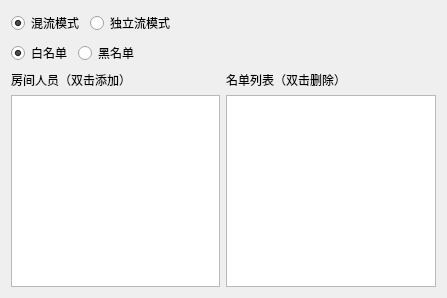
<?xml version="1.0" encoding="UTF-8"?>
<ui version="4.0">
 <class>DlgSubscribeAudio</class>
 <widget class="QDialog" name="DlgSubscribeAudio">
  <property name="geometry">
   <rect>
    <x>0</x>
    <y>0</y>
    <width>447</width>
    <height>298</height>
   </rect>
  </property>
  <property name="windowTitle">
   <string>音频订阅</string>
  </property>
  <property name="styleSheet">
   <string notr="true">#DlgNetCamera {
	background: rgb(255,255,255);
}
QComboBox {
	background: transparent;
	border: 1px solid rgb(221,221,221);
	border-radius: 4px;
	min-height: 30px;
	padding-left: 8px;
	padding-right: 8px;
}
QComboBox:hover {
	border-color:rgb(57,129,252);
}
QComboBox::drop-down {
	padding-top: 5px;
	image: url(:/Resources/dropDown.png);
}
QComboBox QAbstractItemView{
	margin-top:1;
	outline:0;	
	border:1px solid rgb(225,225,225);
	background-color:rgb(255,255,255);
	selection-background-color:rgb(80,145,255);
}
QComboBox QAbstractItemView::item{
	min-height:30px;
	max-height:30px;
}
QComboBox QAbstractItemView::item:hover{
    background-color:rgb(240,240,240);
	color:rgb(45,45,45);
}
QComboBox QAbstractItemView::item:selected{
    background-color:rgb(240,240,240);
	color:rgb(45,45,45);
}
QSlider {
	min-height: 20px;
	max-height: 20px;
	padding-left: 8px;
	padding-right: 8px;
}
QSlider::add-page:horizontal {       
	background-color:rgb(223,223,223);  
}  
QSlider::sub-page:horizontal {  
	background-color: rgb(57,129,252);
}  
QSlider::groove:horizontal {  
	background:transparent;  
	height:2px;
}  
QSlider::handle:horizontal {
	height: 12px;
	width: 12px;
	margin-top: -5px;
	margin-bottom: -5px;
	border-radius: 6px;
	background: rgb(57,129,252);
}  
QPushButton {
	background:rgb(57,129,252);
	color: rgb(255,255,255);
	border: 1px solid rgb(57,129,252);
	border-radius: 2px;
	min-height: 28px;
	min-width: 76px;
}
QPushButton:hover, QPushButton:pressed {
	background: rgb(5,117,197);
}</string>
  </property>
  <layout class="QVBoxLayout" name="verticalLayout">
   <item>
    <widget class="QWidget" name="horizontalWidget" native="true">
     <property name="sizePolicy">
      <sizepolicy hsizetype="Preferred" vsizetype="Fixed">
       <horstretch>0</horstretch>
       <verstretch>0</verstretch>
      </sizepolicy>
     </property>
     <layout class="QHBoxLayout" name="horizontalLayout">
      <property name="leftMargin">
       <number>0</number>
      </property>
      <property name="topMargin">
       <number>0</number>
      </property>
      <property name="rightMargin">
       <number>0</number>
      </property>
      <property name="bottomMargin">
       <number>0</number>
      </property>
      <item>
       <widget class="QRadioButton" name="rbMixMode">
        <property name="text">
         <string>混流模式</string>
        </property>
        <property name="checked">
         <bool>true</bool>
        </property>
        <attribute name="buttonGroup">
         <string notr="true">buttonGroup</string>
        </attribute>
       </widget>
      </item>
      <item>
       <widget class="QRadioButton" name="rbSeparateMode">
        <property name="text">
         <string>独立流模式</string>
        </property>
        <attribute name="buttonGroup">
         <string notr="true">buttonGroup</string>
        </attribute>
       </widget>
      </item>
      <item>
       <spacer name="horizontalSpacer">
        <property name="orientation">
         <enum>Qt::Horizontal</enum>
        </property>
        <property name="sizeHint" stdset="0">
         <size>
          <width>40</width>
          <height>20</height>
         </size>
        </property>
       </spacer>
      </item>
     </layout>
    </widget>
   </item>
   <item>
    <widget class="QWidget" name="widgetSeparate" native="true">
     <layout class="QVBoxLayout" name="verticalLayout_2">
      <property name="spacing">
       <number>6</number>
      </property>
      <property name="leftMargin">
       <number>0</number>
      </property>
      <property name="topMargin">
       <number>0</number>
      </property>
      <property name="rightMargin">
       <number>0</number>
      </property>
      <property name="bottomMargin">
       <number>0</number>
      </property>
      <item>
       <widget class="QWidget" name="horizontalWidget_2" native="true">
        <property name="sizePolicy">
         <sizepolicy hsizetype="Preferred" vsizetype="Fixed">
          <horstretch>0</horstretch>
          <verstretch>0</verstretch>
         </sizepolicy>
        </property>
        <layout class="QHBoxLayout" name="horizontalLayout_2">
         <property name="leftMargin">
          <number>0</number>
         </property>
         <property name="topMargin">
          <number>0</number>
         </property>
         <property name="rightMargin">
          <number>0</number>
         </property>
         <property name="bottomMargin">
          <number>0</number>
         </property>
         <item>
          <widget class="QRadioButton" name="rbIncludeList">
           <property name="text">
            <string>白名单</string>
           </property>
           <property name="checked">
            <bool>true</bool>
           </property>
           <attribute name="buttonGroup">
            <string notr="true">buttonGroup_2</string>
           </attribute>
          </widget>
         </item>
         <item>
          <widget class="QRadioButton" name="rbExcludeList">
           <property name="text">
            <string>黑名单</string>
           </property>
           <attribute name="buttonGroup">
            <string notr="true">buttonGroup_2</string>
           </attribute>
          </widget>
         </item>
         <item>
          <spacer name="horizontalSpacer_2">
           <property name="orientation">
            <enum>Qt::Horizontal</enum>
           </property>
           <property name="sizeHint" stdset="0">
            <size>
             <width>40</width>
             <height>20</height>
            </size>
           </property>
          </spacer>
         </item>
        </layout>
       </widget>
      </item>
      <item>
       <layout class="QGridLayout" name="gridLayout">
        <property name="topMargin">
         <number>0</number>
        </property>
        <item row="1" column="1">
         <layout class="QGridLayout" name="gridLayout_2">
          <property name="topMargin">
           <number>0</number>
          </property>
          <item row="0" column="0">
           <widget class="QListWidget" name="listSubs"/>
          </item>
         </layout>
        </item>
        <item row="0" column="0">
         <widget class="QLabel" name="label">
          <property name="text">
           <string>房间人员（双击添加）</string>
          </property>
         </widget>
        </item>
        <item row="0" column="1">
         <widget class="QLabel" name="label_2">
          <property name="text">
           <string>名单列表（双击删除）</string>
          </property>
         </widget>
        </item>
        <item row="1" column="0">
         <widget class="QListWidget" name="listMembers"/>
        </item>
       </layout>
      </item>
     </layout>
    </widget>
   </item>
  </layout>
 </widget>
 <layoutdefault spacing="6" margin="11"/>
 <resources/>
 <connections/>
 <buttongroups>
  <buttongroup name="buttonGroup"/>
  <buttongroup name="buttonGroup_2"/>
 </buttongroups>
</ui>
